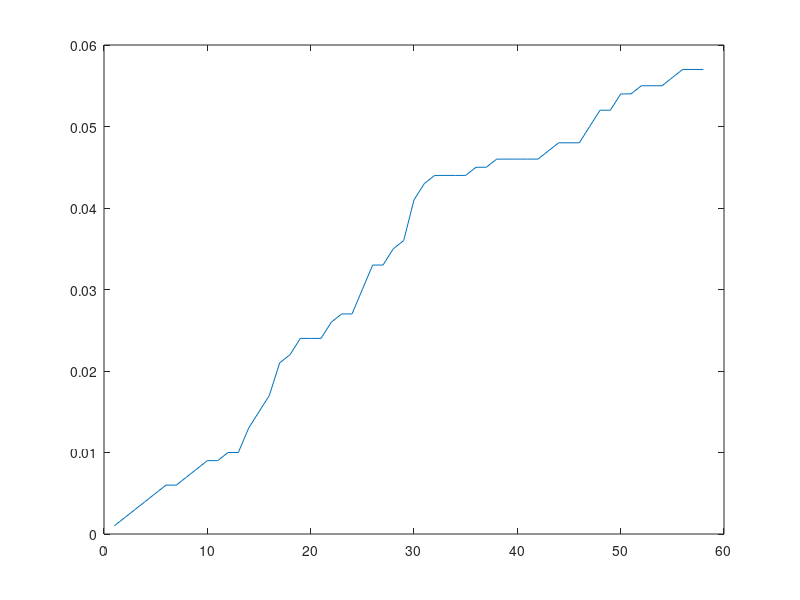

Reproduce this figure in MATLAB. (Note: this script raises an error after producing the figure.)
% Homework 1. Due before class on 9/5/17

%% Problem 1 - addition with strings

% Fill in the blank space in this section with code that will add 
% the two numbers regardless of variable type. Hint see the matlab
% functions ischar, isnumeric, and str2num. 

%your code should work no matter which of these lines is uncommented. 
%x = 3; y = 5; % integers
%x = '3'; y= '5'; %strings
 x = 3; y = '5'; %mixed

%your code goes here
if isnumeric(x) == false
    x = str2num(x);
end
if isnumeric(y) == false
    y = str2num(y);
end
%output your answer
answer = x+y;
disp(answer)
disp ('Terminated Analysis')%Aids in reading Command window runs.

%% Problem 2 - our first real biology problem. Open reading frames and nested loops.

%part 1: write a piece of code that creates a random DNA sequence of length
% N (i.e. consisting of the letters ATGC) where we will start with 
% N=500 base pairs (b.p.).
% store the output in a variable
% called rand_seq. Hint: the function randi may be useful. 
% Even if you have access to the bioinformatics toolbox, 
% do not use the builtin function randseq for this part. 
clear all
N = 500; % define sequence length

randNum_seq = randi(4,[1,N]) %generates an array of numbers 1-4.
%this will correspond to each of the 4 nucleotide bases.

ii = 0;
while ii < N
    ii = ii+1;% counter starts/increases
    switch randNum_seq(ii)
        case 1
            rand_seq(1,ii) = 'A';
        case 2
            rand_seq(1,ii )= 'T';
        case 3
            rand_seq(1,ii) = 'C';
        case 4
            rand_seq(1,ii) = 'G';
    end

end
disp(rand_seq)
disp ('Terminated Analysis')%Aids in reading Command window runs.


%part 2: open reading frames (ORFs) are pieces of DNA that can be
% transcribed and translated. They start with a start codon (ATG) and end with a
% stop codon (TAA, TGA, or TAG). Write a piece of code that finds the longest ORF 
% in your seqeunce rand_seq. Hint: see the function strfind.

StartCodon = ['ATG'];% Defines starting codon text
StopCodon1 = ['TAA'];% Defines Stopping codon text
StopCodon2 = ['TGA'];% Defines Stopping codon text
StopCodon3 = ['TAG'];% Defines Stopping codon text

Start = strfind(rand_seq,StartCodon); %returns an array of all Start codons
Stop1 = strfind(rand_seq,StopCodon1); %returns an array of all stop codons for TAA
Stop2 = strfind(rand_seq,StopCodon2); %returns an array of all stop codons for TGA
Stop3 = strfind(rand_seq,StopCodon3); %returns an array of all stop codons for TAG
Stop = [Stop1,Stop2,Stop3]; Stop = sort(Stop)%stop codon listed in numerical order 

q = 1;
DistMax = -1;

while q<=length(Start)
    checkdist = Stop-Start(1,q); %checks distance between every stop and 1 element of start
    p = 1;
    for ii = 1:length(checkdist) %finds the first, therefore shortest, 
                                 %positive distance. 
                                 %All subsequent distances will be
                                 %terminated by this first distance.
        if sign(checkdist(1,p)) == 1
            ArrayMax = checkdist(1,p)
            break
            break
        else
            p = p+1;
        end
    end
        
    if ArrayMax > DistMax %Saves only the longest distance. 
        DistMax = ArrayMax 
    end
    q = q+1 %Counter
end
DistMax
disp ('Terminated Analysis') %Aids in reading Command window runs.

%%
%part 3: copy your code in parts 1 and 2 but place it inside a loop that
% runs 1000 times. Use this to determine the probability
% that an sequence of length 500 has an ORF of greater than 50 b.p.
clear all
RunNumber = 1000;
probmat = 0;

for z = 1:RunNumber
    
N = 500; % define sequence length
randNum_seq = randi(4,[1,N]); %generates an array of numbers 1-4.
%this will correspond to each of the 4 nucleotide bases.

ii = 0;
while ii < N
    ii = ii+1;% counter starts/increases
    switch randNum_seq(ii)
        case 1
            rand_seq(1,ii) = 'A';
        case 2
            rand_seq(1,ii )= 'T';
        case 3
            rand_seq(1,ii) = 'C';
        case 4
            rand_seq(1,ii) = 'G';
    end
end %Generates the random DNA sequence

StartCodon = ['ATG'];% Defines starting codon text
StopCodon1 = ['TAA'];% Defines Stopping codon text
StopCodon2 = ['TGA'];% Defines Stopping codon text
StopCodon3 = ['TAG'];% Defines Stopping codon text
Start = strfind(rand_seq,StartCodon); %returns an array of all Start codons
Stop1 = strfind(rand_seq,StopCodon1); %returns an array of all stop codons for TAA
Stop2 = strfind(rand_seq,StopCodon2); %returns an array of all stop codons for TGA
Stop3 = strfind(rand_seq,StopCodon3); %returns an array of all stop codons for TAG
Stop = [Stop1,Stop2,Stop3]; Stop = sort(Stop);%stop codon listed in numerical order 

q = 1;
DistMax = -1;
ArrayMax = 0;
while q<=length(Start)
    checkdist = Stop-Start(1,q); %checks distance between every stop and 1 element of start
    p = 1;
    for ii = 1:length(checkdist) %finds the first, therefore shortest, 
                                 %positive distance. 
                                 %All subsequent distances will be
                                 %terminated by this first distance.
        if sign(checkdist(1,p)) == 1
            ArrayMax = checkdist(1,p);
            break
            break
        else
            p = p+1;
        end
    end
        
    if ArrayMax > DistMax %Saves only the longest distance. 
        DistMax = ArrayMax ;
    end
    q = q+1; %Counter
end %Finds the max ORF distance

if DistMax >= 50 %finds the number of distances > than 50bp
    probmat = probmat+1;
end

end
probmat/RunNumber;

disp('the probability is:')
disp(probmat/RunNumber)

disp ('Terminated Analysis') %Aids in reading Command window runs.
%%
%part 4: copy your code from part 3 but put it inside yet another loop,
% this time over the sequence length N. Plot the probability of having an
% ORF > 50 b.p. as a funciton of the sequence length.
clear all
RunNumber = 1000;
probmat = 0;
N = 58; % define sequence length

w = 1;
for iii = 1:N
    
for z = 1:RunNumber
randNum_seq = randi(4,[1,N]); %generates an array of numbers 1-4.
%this will correspond to each of the 4 nucleotide bases.

ii = 0;
while ii < N
    ii = ii+1;% counter starts/increases
    switch randNum_seq(ii)
        case 1
            rand_seq(1,ii) = 'A';
        case 2
            rand_seq(1,ii )= 'T';
        case 3
            rand_seq(1,ii) = 'C';
        case 4
            rand_seq(1,ii) = 'G';
    end
end %Generates the random DNA sequence

StartCodon = ['ATG'];% Defines starting codon text
StopCodon1 = ['TAA'];% Defines Stopping codon text
StopCodon2 = ['TGA'];% Defines Stopping codon text
StopCodon3 = ['TAG'];% Defines Stopping codon text
Start = strfind(rand_seq,StartCodon); %returns an array of all Start codons
Stop1 = strfind(rand_seq,StopCodon1); %returns an array of all stop codons for TAA
Stop2 = strfind(rand_seq,StopCodon2); %returns an array of all stop codons for TGA
Stop3 = strfind(rand_seq,StopCodon3); %returns an array of all stop codons for TAG
Stop = [Stop1,Stop2,Stop3]; Stop = sort(Stop);%stop codon listed in numerical order 

q = 1;
DistMax = -1;
ArrayMax = 0;
while q<=length(Start)
    checkdist = Stop-Start(1,q); %checks distance between every stop and 1 element of start
    p = 1;
    for ii = 1:length(checkdist) %finds the first, therefore shortest, 
                                 %positive distance. 
                                 %All subsequent distances will be
                                 %terminated by this first distance.
        if sign(checkdist(1,p)) == 1
            ArrayMax = checkdist(1,p);
            break
            break
        else
            p = p+1;
        end
    end
        
    if ArrayMax > DistMax %Saves only the longest distance. 
        DistMax = ArrayMax ;
    end
    q = q+1; %Counter
end %Finds the max ORF distance

if DistMax >= 50 %finds the number of distances > than 50bp
    probmat = probmat+1;
end

end %Determins the probablity of an ORF > 50bp.
Probability (w,:) = probmat/RunNumber;

w=w+1

end
plot(Probability)
disp ('Terminated Analysis') %Aids in reading Command window runs.

%part 5: Make sure your results from part 4 are sensible. What features
% must this curve have (hint: what should be the value when N is small or when
% N is very large? how should the curve change in between?) Make sure your
% plot looks like this. 

%I believe that there should be a linear relationship between the number of
%ORFs > 50bp and the size of the sequence. This is reflected in my plot.

%% problem 3 data input/output and simple analysis

%The file qPCRdata.txt is an actual file that comes from a Roche
%LightCycler qPCR machine. The important columns are the Cp which tells
%you the cycle of amplification and the position which tells you the well
%from the 96 well plate. Each column of the plate has a different gene and
%each row has a different condition. Each gene in done in triplicates so
%columns 1-3 are the same gene, columns 4-6 the same, etc.
%so A1-A3 are gene 1 condition 1, B1-B3 gene 1 condition 2, A4-A6 gene 2
%condition 1, B4-B6 gene2 condition 2 etc. 

% part1: write code to read the Cp data from this file into a vector. You can ignore the last two
% rows with positions beginning with G and H as there were no samples here. 
clear all

fid = fopen('qPCRdata.txt', 'r');

countline = 3;
for i = 1:countline
line1 = fgetl(fid);
end

q = 1;
stopline = 'G1';
while line1 ~= -1
    var1 = strsplit(line1);
    str_mat(q,:) = var1;
    if strcmp(str_mat(q,5),'72')
        break
    end
    line1 = fgetl(fid);
    q = q+1;
end

num_mat = [str_mat(:,3),str_mat(:,6)]


% Part 2: transform this vector into an array representing the layout of
% the plate. e.g. a 6 row, 12 column array should that data(1,1) = Cp from
% A1, data(1,2) = Cp from A2, data(2,1) = Cp from B1 etc.

num_mat = num_mat';
q = 1;
p = 1;
for ii = 1:6 %makes rows 1-6 of 12 columns
    wellplate(ii,:) = num_mat(2,q:q+11)
    p = p+1;
    q = q+12;
end
size(wellplate)%checks array size
wellplate = cellfun(@str2num,wellplate)%changes array data type to num.
disp('Terminated Analysis')

% Part 3. The 4th gene in columns 10 - 12 is known as a normalization gene.
% That is, it's should not change between conditions and it is used to normalize 
% the expression values for the others. For the other three
% genes, compute their normalized expression in all  conditions, normalized to condition 1. 
% In other words, the fold change between these conditions and condition 1. The
% formula for this is 2^[Cp0 - CpX - (CpN0 - CpNX)] where Cp0 is the Cp for
% the gene in the 1st condition, CpX is the value of Cp in condition X and
% CpN0 and CpNX are the same quantitites for the normalization gene.
% Plot this data in an appropriate way. 

qq = 1
pp = 1
for ix = 1:6
    y(pp,:) = 2.^(wellplate (1,1:9)- wellplate(qq,1:9))
    diff_mat(pp,:) = wellplate (1,10:12)-wellplate(qq,10:12)
    qq = qq+1;
    pp = pp+1;
end

nextcol = 1;

    for iiix = 1:3
    final_mat(:,nextcol) = y(:,nextcol)- diff_mat(:,nextcol)
    nextcol = nextcol+3;
    end



%% Challenge problems that extend the above (optional)

% 1. Write a solution to Problem 2 part 2 that doesn't use any loops at
% all. Hint: start by using the built in function bsxfun to make a matrix of all distances
% between start and stop codons. 

% 2. Problem 2, part 4. Use Matlab to compute the exact solution to this
% problem and compare your answer to what you got previously by testing
% many sequences. Plot both on the same set of axes. Hint: to get started 
% think about the following:
% A. How many sequences of length N are there?
% B. How many ways of making an ORF of length N_ORF are there?
% C. For each N_ORF how many ways of position this reading frame in a
% sequence of length N are there?

% 3. Problem 3. Assume that the error in each Cp is the standard deviation
% of the three measurements. Add a section to your code that propogates this
% uncertainty to the final results. Add error bars to your plot. (on
% propagation of error, see, for example:
% https://en.wikipedia.org/wiki/Propagation_of_uncertainty